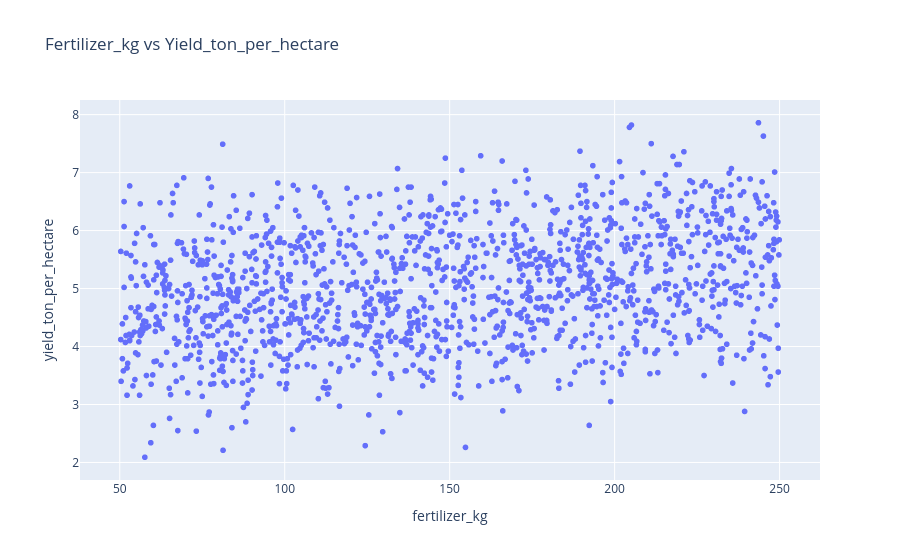

Here is the notebook cell this chart was saved with:
### Code cell
px.scatter(agr_def,x='fertilizer_kg',y='yield_ton_per_hectare',title='Fertilizer_kg vs Yield_ton_per_hectare')

### Figure 1 — Plotly figure (JSON) as saved in the notebook; plotly's stock layout.template omitted (floating-point values rounded to 4 significant figures; data arrays with more than 128 entries replaced by an {"elided": "..."} marker saying what was removed)
{"data": [{"hovertemplate": "fertilizer_kg=%{x}<br>yield_ton_per_hectare=%{y}<extra></extra>", "legendgroup": "", "marker": {"color": "#636efa", "symbol": "circle"}, "mode": "markers", "name": "", "showlegend": false, "type": "scattergl", "x": {"elided": "1500 float values"}, "xaxis": "x", "y": {"elided": "1500 float values"}, "yaxis": "y"}], "layout": {"legend": {"tracegroupgap": 0}, "title": {"text": "Fertilizer_kg vs Yield_ton_per_hectare"}, "xaxis": {"anchor": "y", "domain": [0, 1], "title": {"text": "fertilizer_kg"}}, "yaxis": {"anchor": "x", "domain": [0, 1], "title": {"text": "yield_ton_per_hectare"}}}}
